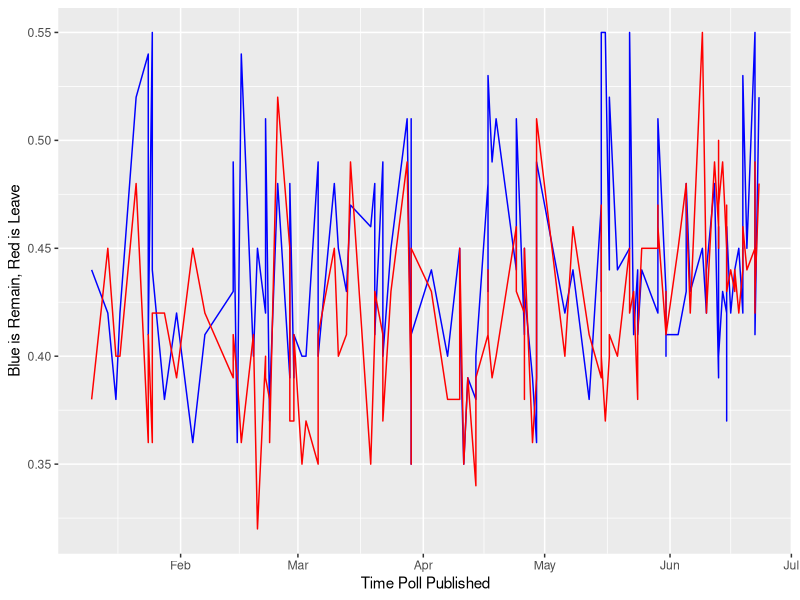
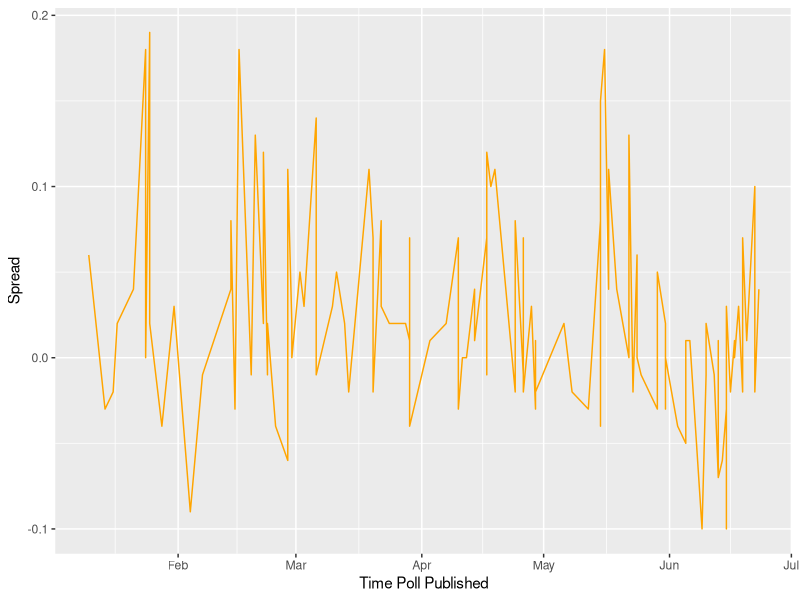
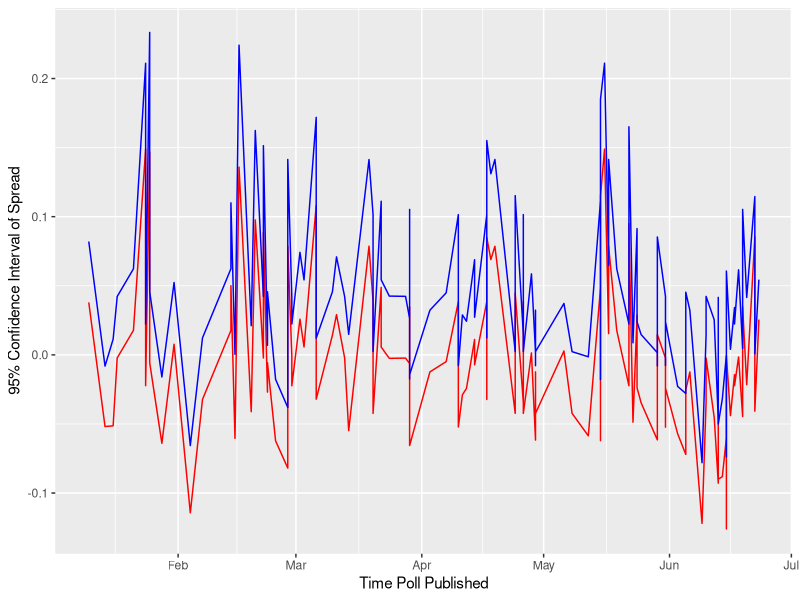
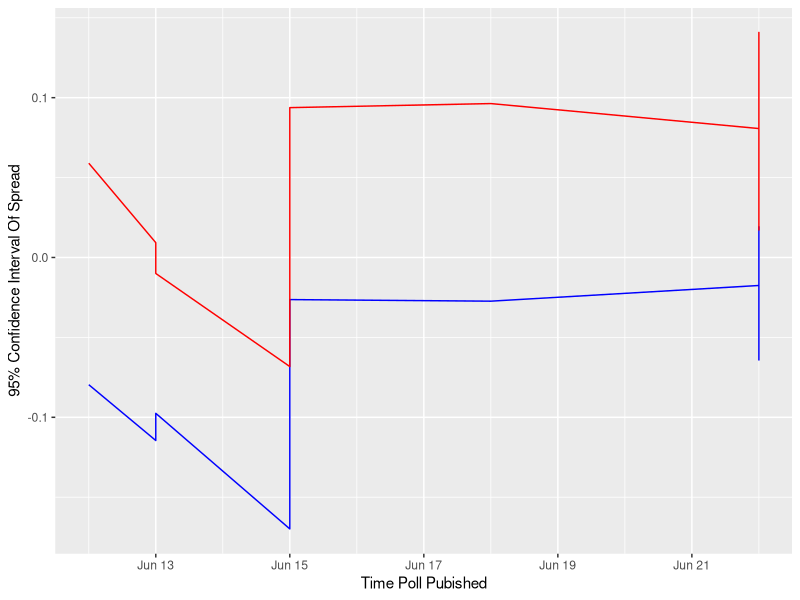

These figures' R source, in order:
## ---- chunk 1
knitr::opts_chunk$set(echo = TRUE)
## ---- chunk 2
library(dslabs)
library(ggplot2) 
library(dplyr)
library(tidyverse)
## ---- chunk 3
data("brexit_polls")
## ---- chunk 4
brexit_polls %>% 
  ggplot(aes(x = enddate)) + 
  geom_line(aes(y = remain), color = "Blue") + 
  geom_line(aes(y = leave), color = "Red") +
  xlab("Time Poll Published") + 
  ylab("Blue is Remain, Red is Leave")
## ---- chunk 5
brexit_polls %>% 
  ggplot(aes(enddate, spread)) + 
  geom_line(color = "Orange") + 
  xlab("Time Poll Published") + 
  ylab("Spread") 
## ---- chunk 6
brexit_polls <- brexit_polls %>% 
  mutate(p = ((spread + 1) / 2)) %>% 
  mutate(se = sqrt((p * (1 - p)) / samplesize)) %>% 
  mutate(lower = (spread - (2 * se)), upper = (spread + (2 * se))) 

brexit_polls %>% 
  ggplot(aes(x = enddate)) + 
  geom_line(aes(y = lower), color = "Red") + 
  geom_line(aes(y = upper), color = "Blue") +
  xlab("Time Poll Published") + 
  ylab("95% Confidence Interval of Spread") 
## ---- chunk 7

brexit_polls %>% 
  group_by(pollster) %>% 
  summarize(n())


data <- brexit_polls %>% 
  mutate(true_remain = (remain / (remain + leave)), true_leave = (leave / (remain + leave))) %>% 
  mutate(true_spread = (true_remain - true_leave)) %>% 
  mutate(true_p = ((true_spread + 1) / 2)) %>% 
  mutate(se = (2 * sqrt(((true_p) * (1 - true_p)) / samplesize))) %>% 
  mutate(true_lower = (true_spread - (1.96 * se)), true_upper = (true_spread + (1.96 * se))) 


final_data <- data %>% 
  group_by(pollster) %>% 
  filter(n() >= 7) %>%
  filter(enddate == max(enddate)) %>%
  ungroup() %>% 
  filter(enddate <= "2016-06-22")
## ---- chunk 8
final_data %>% 
  ggplot(aes(enddate)) + 
  geom_line(aes(y = true_lower), color = "Blue") + 
  geom_line(aes(y = true_upper), color = "Red") + 
  xlab("Time Poll Pubished") + 
  ylab("95% Confidence Interval Of Spread") 
## ---- chunk 9
mean_spread <- final_data %>% 
  summarize(d = (sum(true_spread * samplesize)) / (sum(samplesize))) %>%  
  pull(d)

print("Mean Spread")
mean_spread

p_hat <- (mean_spread + 1) / 2 

N <- sum(final_data$samplesize) 

final_se <- 2 * sqrt((p_hat * (1 - p_hat)) / N)

print("Lower Bound Confidence Interval Of Vote Outcome")
mean_spread - (2 * final_se)
print("Upper Bound Confidence Interval Of Vote Outcome")
mean_spread + (2 * final_se)

### Probability of Voting to leave the EU 
print("Probability Of Leaving EU")
pnorm(0, mean_spread, final_se)

### t test, treating each poll as a part of a basket of polls ### 

avg <- mean(final_data$true_spread)
SSDD <- sd(final_data$true_spread)  
t <- (0 - avg) / (SSDD / sqrt(10)) 
print("Probability Of Leaving EU, t-score")
pt(t, 9) 
